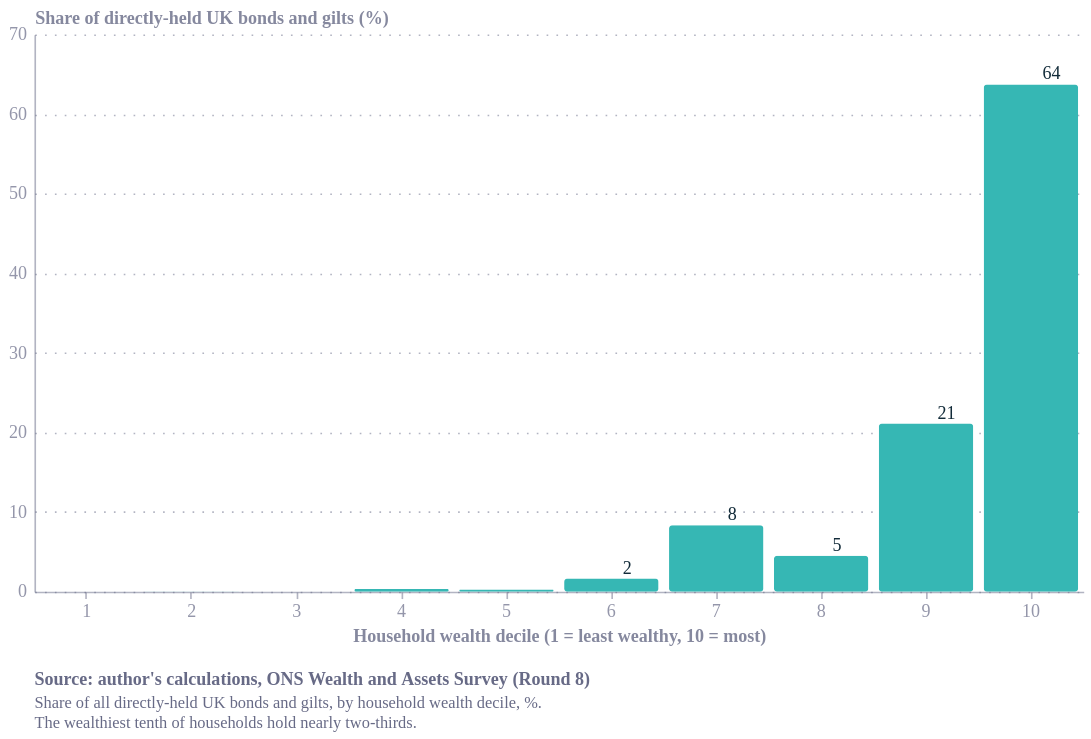

Notebook code for this chart:
### Code cell
import pandas as pd
import altair as alt
from ecostyles import EcoStyles

styles = EcoStyles(); styles.register_and_enable_theme()

df = pd.DataFrame({
    "decile": list(range(1, 11)),
    "share": [0, 0.03, 0, 0.34, 0.27, 1.64, 8.36, 4.51, 21.12, 63.72],
})

df["series"] = "x"

bars = alt.Chart(df).mark_bar(cornerRadius=2).encode(
    x=alt.X("decile:O", title="Household wealth decile (1 = least wealthy, 10 = most)",
            axis=alt.Axis(labelAngle=0)),
    y=alt.Y("share:Q", title="Share of directly-held UK bonds and gilts (%)",
            scale=alt.Scale(domain=[0, 70])),
    color=alt.Color("series:N", legend=None))


labels = alt.Chart(df[df.share >= 1]).mark_text(dy=-6, fontSize=11, color="#122b39").encode(
    x="decile:O", y="share:Q", text=alt.Text("share:Q", format=".0f"))

caption = alt.Title(
    text="Source: author's calculations, ONS Wealth and Assets Survey (Round 8)",
    subtitle=[
        "Share of all directly-held UK bonds and gilts, by household wealth decile, %.",
        "The wealthiest tenth of households hold nearly two-thirds.",
    ],
    orient="bottom", anchor="start", fontSize=11, subtitleFontSize=10,
    color="#676A86", subtitleColor="#676A86", dy=12)

chart = (bars + labels).properties(width=640, height=340, title=caption).configure(
    background="white", font="Circular Std").configure_view(
    fill="transparent", stroke="transparent")

styles.save(chart, path=".", name="gilt_by_wealth_decile", svg=True)
chart.save("gilt_by_wealth_decile.png", scale_factor=2.0)
chart

### Figure 1 — Vega-Lite specification as saved in the notebook (floating-point values rounded to 4 significant figures)
{"config": {"font": "Circular Std", "text": {"color": "#676A86", "align": "left", "baseline": "middle", "dx": 7, "dy": 0, "fontSize": 11}, "view": {"stroke": "transparent", "continuousWidth": 400, "continuousHeight": 300, "discreteWidth": 400, "discreteHeight": 300, "fill": "transparent"}, "range": {"category": ["#36B7B4", "#E6224B", "#F4C245", "#0063AF", "#00A767", "#179FDB", "#EB5C2E"], "diverging": ["#E6224B", "#E54753", "#C9C9C9", "#179FDB", "#122B39"], "heatmap": ["#C9C9C9", "#179FDB", "#0063AF", "#122B39"], "ordinal": ["#00A767", "#36B7B4", "#179FDB", "#0063AF", "#243B5A"]}, "bar": {"color": "#179fdb"}, "line": {"color": "#e6224b"}, "rule": {"color": "#676A86"}, "area": {"opacity": 0.3}, "point": {"filled": true, "size": 80, "color": "#e6224b", "opacity": 0.95}, "geoshape": {"stroke": "white", "strokeWidth": 0.3}, "rect": {"fill": "#d6d4d4", "opacity": 0.3}, "axis": {"labelColor": "#676A86", "labelFontSize": 11, "labelFont": "Circular Std", "labelOpacity": 0.7, "tickColor": "#676A86", "tickOpacity": 0.5, "domainColor": "#676A86", "domainOpacity": 0.5, "gridColor": "#676A86", "gridDash": [2, 2], "gridOpacity": 0.5, "title": null, "titleColor": "#676A86", "titleOpacity": 0.8, "tickSize": 4}, "axisXDiscrete": {"grid": false, "labelAngle": 0, "tickCount": 10, "tickOpacity": 0.5, "title": null}, "axisYDiscrete": {"ticks": false, "labelPadding": 5}, "axisXTemporal": {"grid": false, "ticks": true}, "axisXQuantitative": {"grid": true}, "axisYQuantitative": {"gridColor": "#676A86", "gridDash": [1, 5], "gridOpacity": 0.5, "ticks": false, "labelPadding": 5, "tickCount": 8, "titleAngle": 0, "titleAlign": "left", "titleBaseline": "bottom", "titleX": 0, "titleY": -5}, "title": {"color": "#676A86E6", "subtitleColor": "#676A86", "font": "Circular Std", "subtitleFont": "Circular Std", "anchor": "start", "fontSize": 14, "subtitleFontSize": 12, "subtitlePadding": 4, "offset": 0, "frame": "group"}, "legend": {"titleColor": "#122b39", "title": null, "labelColor": "#122b39", "labelFontSize": 11}, "background": "white"}, "layer": [{"data": {"name": "data-2500bf4832dcc1c3f60bea8d5ca518bc"}, "mark": {"type": "bar", "cornerRadius": 2}, "encoding": {"color": {"field": "series", "legend": null, "type": "nominal"}, "x": {"axis": {"labelAngle": 0}, "field": "decile", "title": "Household wealth decile (1 = least wealthy, 10 = most)", "type": "ordinal"}, "y": {"field": "share", "scale": {"domain": [0, 70]}, "title": "Share of directly-held UK bonds and gilts (%)", "type": "quantitative"}}}, {"data": {"name": "data-e2ef64ced324a9a1dec1472758783500"}, "mark": {"type": "text", "color": "#122b39", "dy": -6, "fontSize": 11}, "encoding": {"text": {"field": "share", "format": ".0f", "type": "quantitative"}, "x": {"field": "decile", "type": "ordinal"}, "y": {"field": "share", "type": "quantitative"}}}], "height": 340, "title": {"text": "Source: author's calculations, ONS Wealth and Assets Survey (Round 8)", "anchor": "start", "color": "#676A86", "dy": 12, "fontSize": 11, "orient": "bottom", "subtitle": ["Share of all directly-held UK bonds and gilts, by household wealth decile, %.", "The wealthiest tenth of households hold nearly two-thirds."], "subtitleColor": "#676A86", "subtitleFontSize": 10}, "width": 640, "$schema": "https://vega.github.io/schema/vega-lite/v6.4.1.json", "datasets": {"data-2500bf4832dcc1c3f60bea8d5ca518bc": [{"decile": 1, "share": 0.0, "series": "x"}, {"decile": 2, "share": 0.03, "series": "x"}, {"decile": 3, "share": 0.0, "series": "x"}, {"decile": 4, "share": 0.34, "series": "x"}, {"decile": 5, "share": 0.27, "series": "x"}, {"decile": 6, "share": 1.64, "series": "x"}, {"decile": 7, "share": 8.36, "series": "x"}, {"decile": 8, "share": 4.51, "series": "x"}, {"decile": 9, "share": 21.12, "series": "x"}, {"decile": 10, "share": 63.72, "series": "x"}], "data-e2ef64ced324a9a1dec1472758783500": [{"decile": 6, "share": 1.64, "series": "x"}, {"decile": 7, "share": 8.36, "series": "x"}, {"decile": 8, "share": 4.51, "series": "x"}, {"decile": 9, "share": 21.12, "series": "x"}, {"decile": 10, "share": 63.72, "series": "x"}]}}
